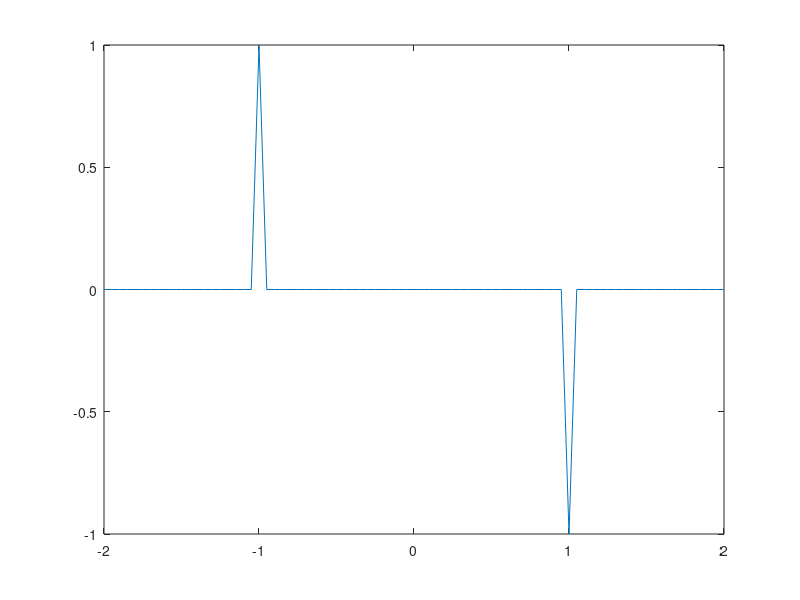

MATLAB code to generate this figure:
%plotPiecewise.m

%This program plots a piecewise function defined in problem 12 on page 91
%of 'Learning to Program With MATLAB' over the range[-2,2].

%   Author: J. Patrick Lacher

clear
clc

%% Define Plottable Arrays

domain = linspace(-2,2,81);

tvar = 1;

for x=-2:.05:2
    if x < -1.5
        graph(tvar) = 0;
    else
        if ismember(x,linspace(-1.5,-1,100))
            graph(tvar) = (2*x)+3;
        else
            if ismember(x,linspace(-.999,.999,100))
                graph(tvar) = -sin(pi*x/2);
            else
                if ismember(x,linspace(1,1.5,100))
                    graph(tvar) = (2*x)-3;
                else
                    if x > 1.5
                        graph(tvar) = 0;
                    end
                end
            end
        end
    end
    tvar = tvar + 1;
end

%% Plot Graph

plot(domain,graph)